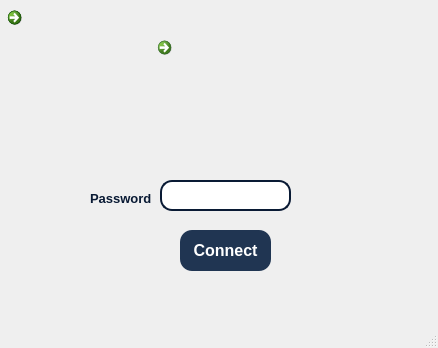
<?xml version="1.0" encoding="UTF-8"?>
<ui version="4.0">
 <class>MainWindow</class>
 <widget class="QMainWindow" name="MainWindow">
  <property name="geometry">
   <rect>
    <x>0</x>
    <y>0</y>
    <width>438</width>
    <height>348</height>
   </rect>
  </property>
  <property name="windowTitle">
   <string>MainWindow</string>
  </property>
  <widget class="QWidget" name="centralwidget">
   <widget class="QCommandLinkButton" name="commandLinkButton_7">
    <property name="geometry">
     <rect>
      <x>0</x>
      <y>0</y>
      <width>51</width>
      <height>51</height>
     </rect>
    </property>
    <property name="cursor">
     <cursorShape>PointingHandCursor</cursorShape>
    </property>
    <property name="text">
     <string/>
    </property>
    <property name="icon">
     <iconset>
      <normaloff>back_icon.png</normaloff>back_icon.png</iconset>
    </property>
    <property name="iconSize">
     <size>
      <width>40</width>
      <height>40</height>
     </size>
    </property>
   </widget>
   <widget class="QLineEdit" name="lineEdit_4">
    <property name="geometry">
     <rect>
      <x>160</x>
      <y>180</y>
      <width>131</width>
      <height>31</height>
     </rect>
    </property>
    <property name="font">
     <font>
      <pointsize>6</pointsize>
     </font>
    </property>
    <property name="styleSheet">
     <string notr="true">border: 2px solid  rgb(9, 26, 52); 
border-radius: 12px;
padding: 10px 15px;</string>
    </property>
    <property name="echoMode">
     <enum>QLineEdit::Password</enum>
    </property>
    <property name="placeholderText">
     <string/>
    </property>
   </widget>
   <widget class="QPushButton" name="pushButton">
    <property name="enabled">
     <bool>true</bool>
    </property>
    <property name="geometry">
     <rect>
      <x>180</x>
      <y>230</y>
      <width>91</width>
      <height>41</height>
     </rect>
    </property>
    <property name="font">
     <font>
      <pointsize>12</pointsize>
      <weight>75</weight>
      <bold>true</bold>
     </font>
    </property>
    <property name="cursor">
     <cursorShape>PointingHandCursor</cursorShape>
    </property>
    <property name="styleSheet">
     <string notr="true">color: rgb(255, 255, 255);
background-color: rgb(32, 53, 82);
border-radius: 12px;
box-shadow: 0 8px 16px 0 rgba(0,0,0,0.2), 0 6px 20px 0 rgba(0,0,0,0.19);
box-shadow: 0 5px #666;
transform: translateY(4px) ;
</string>
    </property>
    <property name="inputMethodHints">
     <set>Qt::ImhNone</set>
    </property>
    <property name="text">
     <string>Connect</string>
    </property>
    <property name="icon">
     <iconset>
      <normaloff>../../../Desktop/GRAPHICS/UI/unlock.png</normaloff>../../../Desktop/GRAPHICS/UI/unlock.png</iconset>
    </property>
    <property name="checkable">
     <bool>false</bool>
    </property>
    <property name="checked">
     <bool>false</bool>
    </property>
    <property name="autoRepeat">
     <bool>false</bool>
    </property>
    <property name="autoExclusive">
     <bool>false</bool>
    </property>
    <property name="default">
     <bool>true</bool>
    </property>
    <property name="flat">
     <bool>false</bool>
    </property>
   </widget>
   <widget class="QLabel" name="label">
    <property name="geometry">
     <rect>
      <x>-440</x>
      <y>0</y>
      <width>971</width>
      <height>651</height>
     </rect>
    </property>
    <property name="text">
     <string/>
    </property>
    <property name="pixmap">
     <pixmap>../plan.jpg</pixmap>
    </property>
   </widget>
   <widget class="QLabel" name="label_17">
    <property name="geometry">
     <rect>
      <x>90</x>
      <y>190</y>
      <width>71</width>
      <height>16</height>
     </rect>
    </property>
    <property name="font">
     <font>
      <pointsize>10</pointsize>
      <weight>75</weight>
      <italic>false</italic>
      <bold>true</bold>
     </font>
    </property>
    <property name="styleSheet">
     <string notr="true">color: rgb(9, 26, 52);</string>
    </property>
    <property name="text">
     <string>Password</string>
    </property>
   </widget>
   <widget class="QCommandLinkButton" name="salma">
    <property name="geometry">
     <rect>
      <x>150</x>
      <y>30</y>
      <width>131</width>
      <height>141</height>
     </rect>
    </property>
    <property name="cursor">
     <cursorShape>PointingHandCursor</cursorShape>
    </property>
    <property name="text">
     <string/>
    </property>
    <property name="icon">
     <iconset>
      <normaloff>../salma.png</normaloff>../salma.png</iconset>
    </property>
    <property name="iconSize">
     <size>
      <width>140</width>
      <height>140</height>
     </size>
    </property>
   </widget>
   <widget class="QCommandLinkButton" name="commandLinkButton_6">
    <property name="geometry">
     <rect>
      <x>0</x>
      <y>0</y>
      <width>51</width>
      <height>51</height>
     </rect>
    </property>
    <property name="cursor">
     <cursorShape>PointingHandCursor</cursorShape>
    </property>
    <property name="text">
     <string/>
    </property>
    <property name="icon">
     <iconset>
      <normaloff>back_icon.png</normaloff>back_icon.png</iconset>
    </property>
    <property name="iconSize">
     <size>
      <width>40</width>
      <height>40</height>
     </size>
    </property>
   </widget>
   <zorder>label</zorder>
   <zorder>commandLinkButton_7</zorder>
   <zorder>lineEdit_4</zorder>
   <zorder>pushButton</zorder>
   <zorder>label_17</zorder>
   <zorder>salma</zorder>
   <zorder>commandLinkButton_6</zorder>
  </widget>
  <widget class="QMenuBar" name="menubar">
   <property name="geometry">
    <rect>
     <x>0</x>
     <y>0</y>
     <width>438</width>
     <height>21</height>
    </rect>
   </property>
  </widget>
  <widget class="QStatusBar" name="statusbar"/>
 </widget>
 <resources/>
 <connections/>
</ui>
